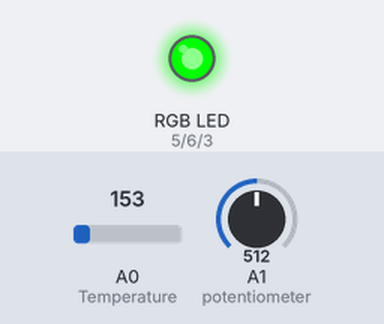
Bench run of a sketch on a simulated Arduino Uno, built with avr-gcc and run on an emulated ATmega328P. Shown: an RGB LED mixed from three pins (HIGH = lit). The test bench sets the inputs (shaded band); at power-on: A0 (Temperature) = 153, A1 (potentiometer) = 512.

Above: at 2.1 s.
2.2 s: A0 (Temperature) set to 137
At 4.14 s:
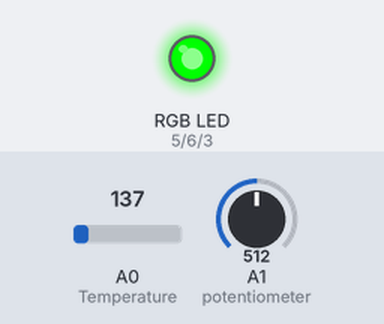
5.7 s: A1 (potentiometer) set to 701
At 6.07 s:
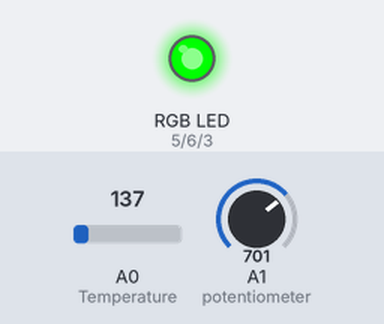
9.2 s: A1 (potentiometer) set to 732
At 9.45 s:
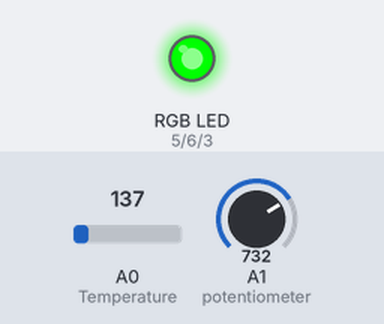
12.7 s: A0 (Temperature) set to 165
At 13.02 s:
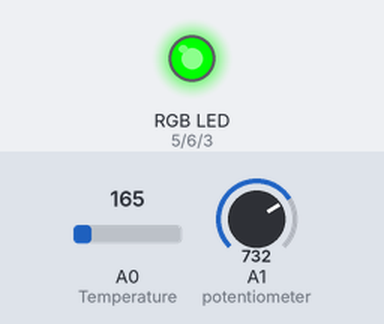
16.2 s: A0 (Temperature) set to 191
At 18.78 s:
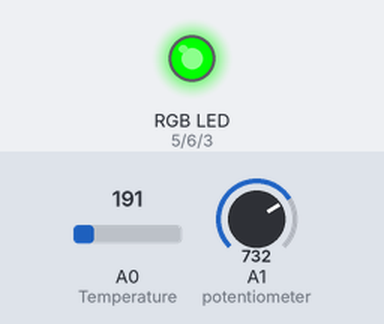
20.0 s: A1 (potentiometer) set to 306
Timing chart, 0 to 25.4 s (numbered marks = the images above; inputs shaded):
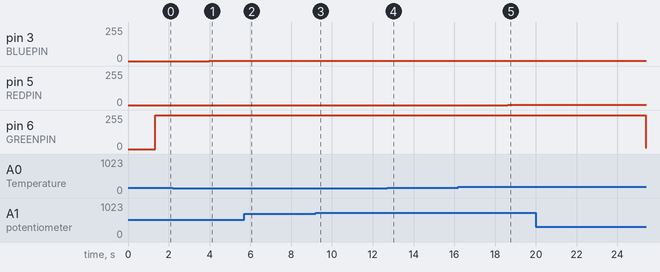

Measured:
- after the input at 2.2 s, pin 3 (BLUEPIN): 0/255 → 1/255 after 1.8 s; pin 6 (GREENPIN): stays 255/255 (without the input it goes to 63/255 after 3.5 s)
- after the input at 5.7 s, pin 3 (BLUEPIN): stays 1/255 (without the input it goes to 22/255 after 3.5 s)
- after the input at 9.2 s, pin 3 (BLUEPIN): stays 1/255 (without the input it goes to 119/255 after 3.5 s)
- after the input at 12.7 s, pin 6 (GREENPIN): stays 255/255 (without the input it goes to 35/255 after 3.5 s)
- after the input at 16.2 s, pin 5 (REDPIN): 0/255 → 1/255 after 2.4 s
- after the input at 20.0 s, pin 5 (REDPIN): stays 1/255 (without the input it goes to 241/255 after 5.4 s); pin 6 (GREENPIN): 255/255 → 11/255 after 5.4 s

The sketch:

Temp-LED_Strip.ino
```cpp
//Declare the potentioeter and the temperature sensor pins
const int potentiometer= A1;
const int Temperature= 0;

//declare each led pin
#define REDPIN 5
#define GREENPIN 6
#define BLUEPIN 3
#define FADESPEED 5     // make this higher to slow down

//Declare the variables for the temp regulation
int pot_regulator= 0;
int adjust_temp= 0;
//declare leds as outputs
void setup() {
pinMode(REDPIN, OUTPUT);
pinMode(GREENPIN, OUTPUT);
pinMode(BLUEPIN, OUTPUT);
}
//main program
void loop() {
//read voltage from the temp sensor and transform to celsius
int reading = analogRead(Temperature);
float voltage = reading * 5.0;
voltage /= 1024.0;
float TemperatureC = (voltage - 0.5) * 100 ;
pot_regulator=analogRead(potentiometer);
adjust_temp=pot_regulator/30;
delay(50);

//the temperature is read and the leds light up for the temperature that is measuring
int r, g, b; //global variable
if(TemperatureC<(20-adjust_temp)){
// fade from blue to violet
for (r = 0; r < 256; r++) {
analogWrite(REDPIN, r);
delay(FADESPEED);
}
}
else if(TemperatureC<(40-adjust_temp) && TemperatureC>(20-adjust_temp)){
// fade from violet to red
for (b = 255; b > 0; b--) {
analogWrite(BLUEPIN, b);
delay(FADESPEED);
}
}

else if(TemperatureC<(60-adjust_temp) && TemperatureC>(40-adjust_temp)){
// fade from red to yellow
for (g = 0; g < 256; g++) {
analogWrite(GREENPIN, g);
delay(FADESPEED);}
}

else if(TemperatureC<(80-adjust_temp) && TemperatureC>(60-adjust_temp)){
// fade from yellow to green
for (r = 255; r > 0; r--) {
analogWrite(REDPIN, r);
delay(FADESPEED);
}
}

else if(TemperatureC<(100-adjust_temp) && TemperatureC>(80- adjust_temp)){
// fade from green to teal
for (b = 0; b < 256; b++) {
analogWrite(BLUEPIN, b);
delay(FADESPEED);
}
}

else if(TemperatureC>(100- adjust_temp)){
// fade from teal to blue
for (g = 255; g > 0; g--) {
analogWrite(GREENPIN, g);
delay(FADESPEED);
}
}
}
```
